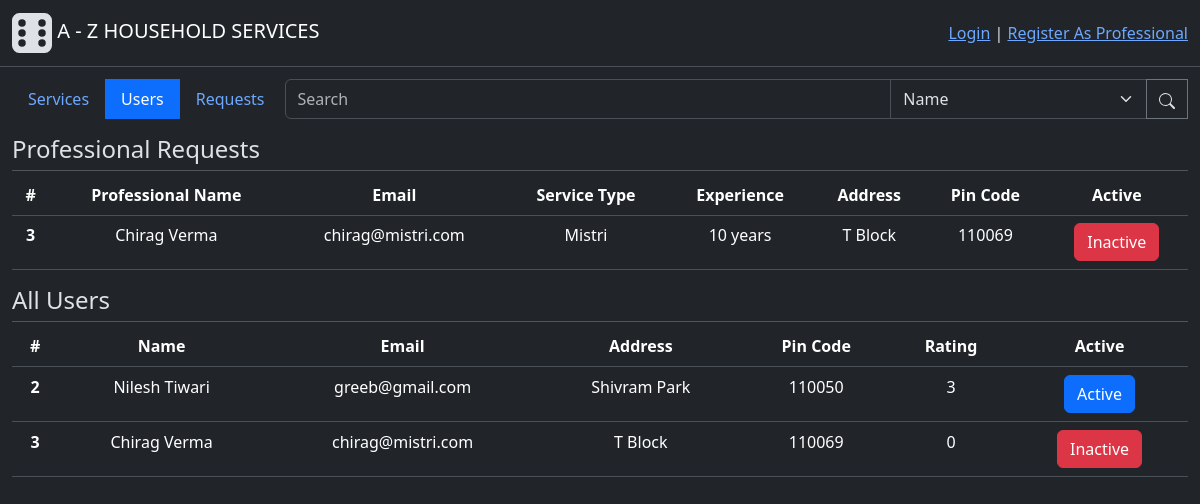
Before: /admin/users with the older database file.
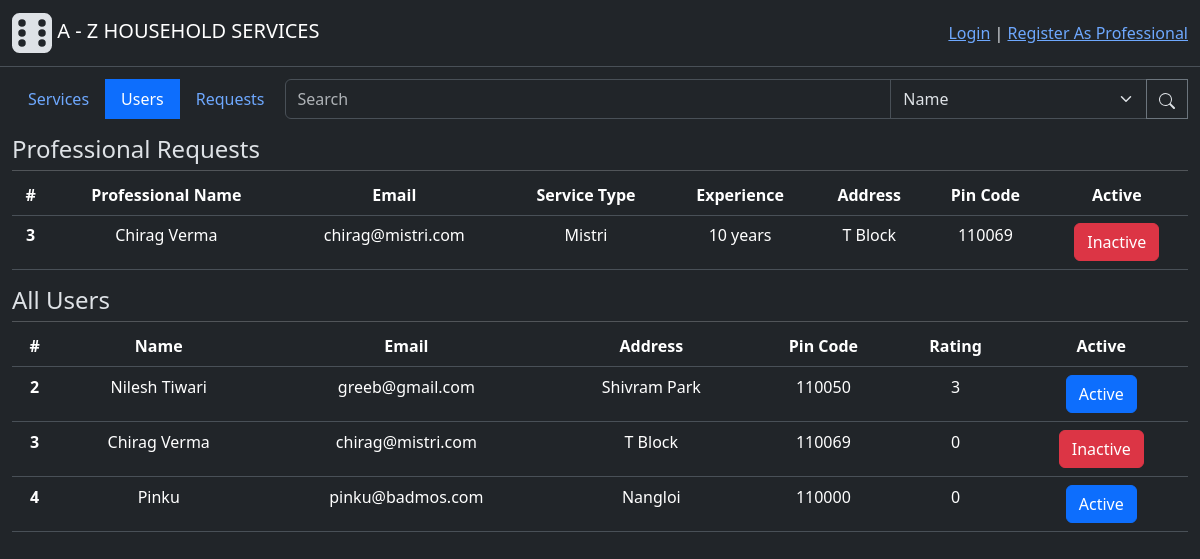
After: the same page with the newer database file.
### backend/modals.py (models this page shows, shortened)
class User(db.Model, UserMixin):
    id = db.Column(db.Integer(), primary_key=True)
    email = db.Column(db.String(60), unique=True, nullable=False)
    password = db.Column(db.String(), nullable=False)
    role = db.Column(db.Integer(), nullable=False, default=1) # 0-Admin, 1-Customer, 2-Professional
    name = db.Column(db.String(30), nullable=False)
    address = db.Column(db.String(100), nullable=False)
    pincode = db.Column(db.Integer(), nullable=False)
    status = db.Column(db.Integer(), nullable=False, default=1) # 0-inactive, 1-active
    rating = db.Column(db.Integer(), default=0)
    service_requests = db.relationship("ServiceRequest", cascade="all, delete", backref="customer", lazy=True) # For accessing all the service requests created by a user(customer)
    professional_info = db.relationship("Professional", cascade="all, delete", backref="user", uselist=False) # one to one relation for accessing futher professional info
    def capitalised_name(self):
        return self.name.title()

class Service(db.Model):
    id = db.Column(db.Integer(), primary_key=True)
    name = db.Column(db.String(30),unique=True, nullable=False)
    desc = db.Column(db.String(500), nullable=False)
    time_required = db.Column(db.Integer(), nullable=False) # Time required (in Hrs)
    price = db.Column(db.Float(), nullable=False)
    status = db.Column(db.Integer(), nullable=False, default=1) # 0-inactive, 1-active
    service_requests = db.relationship("ServiceRequest", cascade="all, delete", backref="services", lazy=True) # For accessing all the service requests having common service

class Professional(db.Model):
    id = db.Column(db.Integer(), primary_key=True)
    user_id = db.Column(db.Integer(), db.ForeignKey("user.id"),unique=True, nullable=False) #Foreign key - from User table
    service_type = db.Column(db.Integer(), db.ForeignKey("service.id"), nullable=False) #Foreign Key - from Service table
    experience = db.Column(db.Integer(), nullable=False)
    service = db.relationship("Service", backref="professionals", lazy=True)

### backend/controllers.py (the view)
@app.route("/admin/users", methods=["GET", "POST"])
def users_tab_page():
    button_state = 1
    users = User.query.filter(or_(User.role==1, User.role==2))
    return render_template("users_tab.html", button_state=button_state, users=users)

### templates/users_tab.html
{% extends "admin_dashboard.html" %}
{% block subcontent %}
<h4 style="margin-bottom: -10px;" class="h4 text-start mt-3">Professional Requests</h4>
<hr style="margin-bottom:  0;" class="divider">
<table class="table mt-1">
    <thead>
       <tr>
        <th scope="col">#</th>
        <th scope="col">Professional Name</th>
        <th scope="col">Email</th>
        <th scope="col">Service Type</th>
        <th scope="col">Experience</th>
        <th scope="col">Address</th>
        <th scope="col">Pin Code</th>
        <th scope="col">Active</th>
      </tr>
    </thead>
    <tbody>
        {% for user in users %}
            <tr>
                {% if user.professional_info and user.status==0%}
                    <th scope="row">{{user.id}}</th>
                    <td>{{user.capitalised_name()}}</td>
                    <td>{{user.email}}</td>
                    <td>{{user.professional_info.service.name}}</td>
                    <td>{{user.professional_info.experience}} years</td>
                    <td>{{user.address}}</td>
                    <td>{{user.pincode}}</td>
                <td>
                    <form action="{{ url_for('status_changer', user_id=user.id)}}", method="POST">
                        {% if user.status %}
                            <button type="submit" class="btn btn-primary">Active</button>
                        {% else %}
                            <button type="submit" class="btn btn-danger">Inactive</button>
                        {% endif %}
                    </form>
                </td>
                {% endif %}
            </tr>
        {% endfor %}
    </tbody>
</table>
<h4 style="margin-bottom: -10px;" class="h4 text-start mt-3">All Users</h4>
<hr style="margin-bottom:  0;" class="divider">
<table class="table mt-1">
    <thead>
      <tr>
        <th scope="col">#</th>
        <th scope="col">Name</th>
        <th scope="col">Email</th>
        <th scope="col">Address</th>
        <th scope="col">Pin Code</th>
        <th scope="col">Rating</th>
        <th scope="col">Active</th>
      </tr>
    </thead>
    <tbody>
        {% for user in users %}
            <tr>
                <th scope="row">{{user.id}}</th>
                <td>{{user.capitalised_name()}}</td>
                <td>{{user.email}}</td>
                <td>{{user.address}}</td>
                <td>{{user.pincode}}</td>
                <td>{{user.rating}}</td>
                <td>
                    <form action="{{ url_for('status_changer', user_id=user.id)}}", method="POST">
                        {% if user.status %}
                            <button type="submit" class="btn btn-primary">Active</button>
                        {% else %}
                            <button type="submit" class="btn btn-danger">Inactive</button>
                        {% endif %}
                    </form>
                </td>
            </tr>
        {% endfor %}
    </tbody>
</table>
{% endblock %}

Changed rows visible on the page:
added User: id "4", capitalised_name "Pinku", email "pinku@badmos.com", address "Nangloi", pincode "110000", rating "0", status "Active", shown under "All Users"
